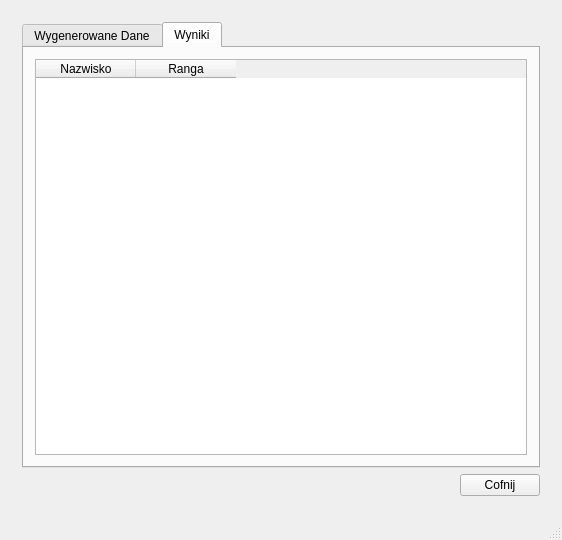
<?xml version="1.0" encoding="UTF-8"?>
<ui version="4.0">
 <class>ErdosWindow</class>
 <widget class="QMainWindow" name="ErdosWindow">
  <property name="geometry">
   <rect>
    <x>0</x>
    <y>0</y>
    <width>562</width>
    <height>540</height>
   </rect>
  </property>
  <property name="windowTitle">
   <string>ErdosWindow</string>
  </property>
  <widget class="QWidget" name="centralWidget">
   <layout class="QVBoxLayout" name="verticalLayout">
    <item>
     <widget class="QStackedWidget" name="stackedWidget">
      <property name="currentIndex">
       <number>2</number>
      </property>
      <widget class="QWidget" name="startPage">
       <layout class="QVBoxLayout" name="verticalLayout_11">
        <item>
         <layout class="QHBoxLayout" name="horizontalLayout_3">
          <item>
           <spacer name="horizontalSpacer_2">
            <property name="orientation">
             <enum>Qt::Horizontal</enum>
            </property>
            <property name="sizeHint" stdset="0">
             <size>
              <width>40</width>
              <height>20</height>
             </size>
            </property>
           </spacer>
          </item>
          <item>
           <layout class="QVBoxLayout" name="verticalLayout_5">
            <item>
             <widget class="QLabel" name="label">
              <property name="font">
               <font>
                <pointsize>28</pointsize>
                <weight>75</weight>
                <bold>true</bold>
               </font>
              </property>
              <property name="text">
               <string>Liczby Erdosa</string>
              </property>
             </widget>
            </item>
           </layout>
          </item>
          <item>
           <spacer name="horizontalSpacer">
            <property name="orientation">
             <enum>Qt::Horizontal</enum>
            </property>
            <property name="sizeHint" stdset="0">
             <size>
              <width>40</width>
              <height>20</height>
             </size>
            </property>
           </spacer>
          </item>
         </layout>
        </item>
        <item>
         <layout class="QHBoxLayout" name="horizontalLayout_2">
          <item>
           <layout class="QVBoxLayout" name="verticalLayout_9">
            <item>
             <widget class="QLabel" name="label_5">
              <property name="text">
               <string>Szukanie Rangi</string>
              </property>
             </widget>
            </item>
            <item>
             <widget class="QLabel" name="label_6">
              <property name="text">
               <string>Ładowanie Danych</string>
              </property>
             </widget>
            </item>
           </layout>
          </item>
          <item>
           <layout class="QVBoxLayout" name="verticalLayout_6">
            <item>
             <widget class="QRadioButton" name="bfsButton">
              <property name="text">
               <string>BFS</string>
              </property>
              <property name="checked">
               <bool>true</bool>
              </property>
              <attribute name="buttonGroup">
               <string notr="true">algorithmButtonGroup</string>
              </attribute>
             </widget>
            </item>
            <item>
             <widget class="QRadioButton" name="authorsPublicationsButton">
              <property name="text">
               <string>Autorzy+Publikacje</string>
              </property>
              <attribute name="buttonGroup">
               <string notr="true">loadingButtonGroup</string>
              </attribute>
             </widget>
            </item>
           </layout>
          </item>
          <item>
           <layout class="QVBoxLayout" name="verticalLayout_8">
            <item>
             <widget class="QRadioButton" name="dijkstraButton">
              <property name="text">
               <string>Dijkstra</string>
              </property>
              <attribute name="buttonGroup">
               <string notr="true">algorithmButtonGroup</string>
              </attribute>
             </widget>
            </item>
            <item>
             <widget class="QRadioButton" name="publicationsButton">
              <property name="text">
               <string>Publikacje</string>
              </property>
              <property name="checked">
               <bool>true</bool>
              </property>
              <attribute name="buttonGroup">
               <string notr="true">loadingButtonGroup</string>
              </attribute>
             </widget>
            </item>
           </layout>
          </item>
         </layout>
        </item>
        <item>
         <widget class="Line" name="line">
          <property name="orientation">
           <enum>Qt::Horizontal</enum>
          </property>
         </widget>
        </item>
        <item>
         <layout class="QHBoxLayout" name="horizontalLayout_5">
          <item>
           <layout class="QVBoxLayout" name="verticalLayout_10">
            <item>
             <spacer name="verticalSpacer">
              <property name="orientation">
               <enum>Qt::Vertical</enum>
              </property>
              <property name="sizeHint" stdset="0">
               <size>
                <width>20</width>
                <height>40</height>
               </size>
              </property>
             </spacer>
            </item>
            <item>
             <widget class="QPushButton" name="solveXMLButton">
              <property name="text">
               <string>Rozwiąż XML</string>
              </property>
             </widget>
            </item>
            <item>
             <widget class="QPushButton" name="solveRandomButton">
              <property name="text">
               <string>Rozwiąż Losowe Dane</string>
              </property>
             </widget>
            </item>
            <item>
             <layout class="QHBoxLayout" name="horizontalLayout_12">
              <item>
               <widget class="QLabel" name="label_8">
                <property name="text">
                 <string>Liczba Naukowców</string>
                </property>
               </widget>
              </item>
              <item>
               <widget class="QSpinBox" name="randomSizeSpinBox">
                <property name="minimum">
                 <number>10</number>
                </property>
                <property name="maximum">
                 <number>9000</number>
                </property>
               </widget>
              </item>
             </layout>
            </item>
            <item>
             <spacer name="verticalSpacer_2">
              <property name="orientation">
               <enum>Qt::Vertical</enum>
              </property>
              <property name="sizeHint" stdset="0">
               <size>
                <width>20</width>
                <height>40</height>
               </size>
              </property>
             </spacer>
            </item>
           </layout>
          </item>
          <item>
           <widget class="Line" name="line_2">
            <property name="orientation">
             <enum>Qt::Vertical</enum>
            </property>
           </widget>
          </item>
          <item>
           <layout class="QVBoxLayout" name="verticalLayout_3">
            <item>
             <spacer name="verticalSpacer_3">
              <property name="orientation">
               <enum>Qt::Vertical</enum>
              </property>
              <property name="sizeHint" stdset="0">
               <size>
                <width>20</width>
                <height>40</height>
               </size>
              </property>
             </spacer>
            </item>
            <item>
             <layout class="QHBoxLayout" name="horizontalLayout">
              <item>
               <layout class="QVBoxLayout" name="verticalLayout_2">
                <item>
                 <widget class="QLabel" name="label_3">
                  <property name="text">
                   <string>N min</string>
                  </property>
                 </widget>
                </item>
                <item>
                 <widget class="QLabel" name="label_2">
                  <property name="text">
                   <string>Krok</string>
                  </property>
                 </widget>
                </item>
                <item>
                 <widget class="QLabel" name="label_4">
                  <property name="text">
                   <string>Liczba Próbek</string>
                  </property>
                 </widget>
                </item>
               </layout>
              </item>
              <item>
               <layout class="QVBoxLayout" name="verticalLayout_4">
                <item>
                 <widget class="QSpinBox" name="nSpinBox">
                  <property name="minimum">
                   <number>100</number>
                  </property>
                  <property name="maximum">
                   <number>10000</number>
                  </property>
                 </widget>
                </item>
                <item>
                 <widget class="QSpinBox" name="stepSpinBox">
                  <property name="minimum">
                   <number>1</number>
                  </property>
                  <property name="maximum">
                   <number>200</number>
                  </property>
                  <property name="value">
                   <number>100</number>
                  </property>
                 </widget>
                </item>
                <item>
                 <widget class="QSpinBox" name="countSpinBox">
                  <property name="minimum">
                   <number>3</number>
                  </property>
                  <property name="maximum">
                   <number>150</number>
                  </property>
                  <property name="singleStep">
                   <number>1</number>
                  </property>
                  <property name="value">
                   <number>19</number>
                  </property>
                 </widget>
                </item>
               </layout>
              </item>
             </layout>
            </item>
            <item>
             <layout class="QHBoxLayout" name="horizontalLayout_6">
              <item>
               <widget class="QLabel" name="label_7">
                <property name="text">
                 <string>Analizuj:</string>
                </property>
               </widget>
              </item>
              <item>
               <widget class="QComboBox" name="comboBox">
                <item>
                 <property name="text">
                  <string>Ładowanie</string>
                 </property>
                </item>
                <item>
                 <property name="text">
                  <string>Szukanie Rangi</string>
                 </property>
                </item>
                <item>
                 <property name="text">
                  <string>Pełna</string>
                 </property>
                </item>
               </widget>
              </item>
             </layout>
            </item>
            <item>
             <widget class="QPushButton" name="analyzeButton">
              <property name="text">
               <string>Analizuj</string>
              </property>
             </widget>
            </item>
            <item>
             <spacer name="verticalSpacer_4">
              <property name="orientation">
               <enum>Qt::Vertical</enum>
              </property>
              <property name="sizeHint" stdset="0">
               <size>
                <width>20</width>
                <height>40</height>
               </size>
              </property>
             </spacer>
            </item>
           </layout>
          </item>
         </layout>
        </item>
       </layout>
      </widget>
      <widget class="QWidget" name="analisisPage">
       <layout class="QVBoxLayout" name="verticalLayout_7">
        <item>
         <layout class="QHBoxLayout" name="horizontalLayout_7">
          <item>
           <spacer name="horizontalSpacer_4">
            <property name="orientation">
             <enum>Qt::Horizontal</enum>
            </property>
            <property name="sizeHint" stdset="0">
             <size>
              <width>40</width>
              <height>20</height>
             </size>
            </property>
           </spacer>
          </item>
          <item>
           <widget class="QLabel" name="analisisTypeLabel">
            <property name="font">
             <font>
              <pointsize>14</pointsize>
             </font>
            </property>
            <property name="text">
             <string>Dijstkra + pełne ładowanie</string>
            </property>
           </widget>
          </item>
          <item>
           <spacer name="horizontalSpacer_5">
            <property name="orientation">
             <enum>Qt::Horizontal</enum>
            </property>
            <property name="sizeHint" stdset="0">
             <size>
              <width>40</width>
              <height>20</height>
             </size>
            </property>
           </spacer>
          </item>
         </layout>
        </item>
        <item>
         <layout class="QHBoxLayout" name="horizontalLayout_9">
          <item>
           <spacer name="horizontalSpacer_6">
            <property name="orientation">
             <enum>Qt::Horizontal</enum>
            </property>
            <property name="sizeHint" stdset="0">
             <size>
              <width>40</width>
              <height>20</height>
             </size>
            </property>
           </spacer>
          </item>
          <item>
           <layout class="QHBoxLayout" name="horizontalLayout_8">
            <item>
             <widget class="QLabel" name="label_9">
              <property name="font">
               <font>
                <pointsize>11</pointsize>
               </font>
              </property>
              <property name="text">
               <string>T(n)=</string>
              </property>
             </widget>
            </item>
            <item>
             <widget class="QLabel" name="complexityLabel">
              <property name="font">
               <font>
                <pointsize>11</pointsize>
               </font>
              </property>
              <property name="text">
               <string>V log N</string>
              </property>
             </widget>
            </item>
           </layout>
          </item>
          <item>
           <spacer name="horizontalSpacer_7">
            <property name="orientation">
             <enum>Qt::Horizontal</enum>
            </property>
            <property name="sizeHint" stdset="0">
             <size>
              <width>40</width>
              <height>20</height>
             </size>
            </property>
           </spacer>
          </item>
         </layout>
        </item>
        <item>
         <widget class="QTableWidget" name="tableWidget">
          <attribute name="horizontalHeaderVisible">
           <bool>false</bool>
          </attribute>
          <attribute name="verticalHeaderVisible">
           <bool>false</bool>
          </attribute>
          <column>
           <property name="text">
            <string>Liczba węzłów (n)</string>
           </property>
          </column>
          <column>
           <property name="text">
            <string>Liczba krawędzi (v)</string>
           </property>
          </column>
          <column>
           <property name="text">
            <string>t(n) [ms]</string>
           </property>
          </column>
          <column>
           <property name="text">
            <string>q(n)</string>
           </property>
          </column>
         </widget>
        </item>
        <item>
         <layout class="QHBoxLayout" name="horizontalLayout_4">
          <item>
           <spacer name="horizontalSpacer_3">
            <property name="orientation">
             <enum>Qt::Horizontal</enum>
            </property>
            <property name="sizeHint" stdset="0">
             <size>
              <width>40</width>
              <height>20</height>
             </size>
            </property>
           </spacer>
          </item>
          <item>
           <widget class="QPushButton" name="backButton">
            <property name="text">
             <string>Cofnij</string>
            </property>
           </widget>
          </item>
         </layout>
        </item>
       </layout>
      </widget>
      <widget class="QWidget" name="randomSolutionPage">
       <layout class="QVBoxLayout" name="verticalLayout_13">
        <item>
         <widget class="QTabWidget" name="tabWidget">
          <property name="currentIndex">
           <number>1</number>
          </property>
          <widget class="QWidget" name="tab_2">
           <attribute name="title">
            <string>Wygenerowane Dane</string>
           </attribute>
           <layout class="QVBoxLayout" name="verticalLayout_14">
            <item>
             <widget class="QTreeWidget" name="treeWidget">
              <attribute name="headerVisible">
               <bool>false</bool>
              </attribute>
              <column>
               <property name="text">
                <string notr="true">1</string>
               </property>
              </column>
             </widget>
            </item>
           </layout>
          </widget>
          <widget class="QWidget" name="tab_3">
           <attribute name="title">
            <string>Wyniki</string>
           </attribute>
           <layout class="QVBoxLayout" name="verticalLayout_15">
            <item>
             <widget class="QTableWidget" name="tableWidgetRandom">
              <column>
               <property name="text">
                <string>Nazwisko</string>
               </property>
              </column>
              <column>
               <property name="text">
                <string>Ranga</string>
               </property>
              </column>
             </widget>
            </item>
           </layout>
          </widget>
         </widget>
        </item>
        <item>
         <layout class="QHBoxLayout" name="horizontalLayout_11">
          <item>
           <spacer name="horizontalSpacer_9">
            <property name="orientation">
             <enum>Qt::Horizontal</enum>
            </property>
            <property name="sizeHint" stdset="0">
             <size>
              <width>40</width>
              <height>20</height>
             </size>
            </property>
           </spacer>
          </item>
          <item>
           <widget class="QPushButton" name="backButton3">
            <property name="text">
             <string>Cofnij</string>
            </property>
           </widget>
          </item>
         </layout>
        </item>
       </layout>
      </widget>
      <widget class="QWidget" name="xmlSolutionPage">
       <layout class="QVBoxLayout" name="verticalLayout_12">
        <item>
         <widget class="QTabWidget" name="xmlTabWidget">
          <property name="currentIndex">
           <number>0</number>
          </property>
          <widget class="QWidget" name="tab">
           <attribute name="title">
            <string>Strona</string>
           </attribute>
          </widget>
         </widget>
        </item>
        <item>
         <layout class="QHBoxLayout" name="horizontalLayout_10">
          <item>
           <spacer name="horizontalSpacer_8">
            <property name="orientation">
             <enum>Qt::Horizontal</enum>
            </property>
            <property name="sizeHint" stdset="0">
             <size>
              <width>40</width>
              <height>20</height>
             </size>
            </property>
           </spacer>
          </item>
          <item>
           <widget class="QPushButton" name="backButton2">
            <property name="text">
             <string>Cofnij</string>
            </property>
           </widget>
          </item>
         </layout>
        </item>
       </layout>
      </widget>
     </widget>
    </item>
   </layout>
  </widget>
  <widget class="QMenuBar" name="menuBar">
   <property name="geometry">
    <rect>
     <x>0</x>
     <y>0</y>
     <width>562</width>
     <height>21</height>
    </rect>
   </property>
  </widget>
  <widget class="QStatusBar" name="statusBar"/>
 </widget>
 <layoutdefault spacing="6" margin="11"/>
 <resources/>
 <connections/>
 <buttongroups>
  <buttongroup name="algorithmButtonGroup"/>
  <buttongroup name="loadingButtonGroup"/>
 </buttongroups>
</ui>
